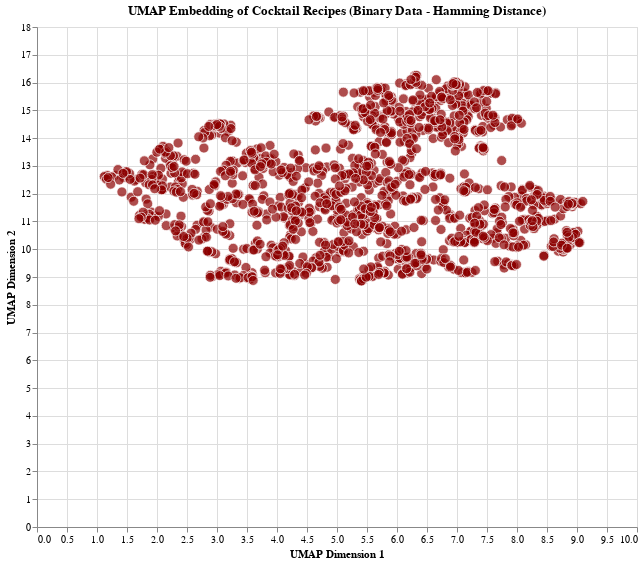

This figure's notebook cell:
### Code cell
# Create UMAP embedding for binary data using Hamming distance


# Calculate Hamming distance matrix (ideal for binary data)
distance_matrix_hamming = pairwise_distances(df_bool_collapsed.astype(int), metric='hamming')

# Create UMAP embedding using precomputed Hamming distances
reducer_bool: umap.UMAP = umap.UMAP(
    n_neighbors=15, 
    n_components=2, 
    metric='precomputed', 
    random_state=42
)
embedding_bool: np.ndarray = reducer_bool.fit_transform(distance_matrix_hamming)

# Create embedding DataFrame
embedding_bool_df: pd.DataFrame = pd.DataFrame(
    embedding_bool,
    columns=['UMAP1', 'UMAP2'],
    index=df_bool_collapsed.index
)
embedding_bool_df['name'] = embedding_bool_df.index

# Add ingredient list for each cocktail
def get_boolean_recipe_string(cocktail_name: str) -> str:
    """Get the ingredients as a formatted string for a given cocktail."""
    recipe = df_bool_collapsed.loc[cocktail_name, :]
    ingredients = recipe[recipe == True]
    
    if len(ingredients) == 0:
        return "No ingredients found"
    
    # Format ingredients
    ingredient_names = []
    for ingredient in ingredients.index:
        # Handle multi-level column names if they exist
        if isinstance(ingredient, tuple):
            ingredient_name = ' - '.join(str(part) for part in ingredient)
        else:
            ingredient_name = str(ingredient)
        ingredient_names.append(ingredient_name)
    
    return " | ".join(ingredient_names)

# Add ingredient strings to the embedding dataframe
embedding_bool_df['ingredients'] = embedding_bool_df['name'].apply(get_boolean_recipe_string)

# Create the Altair chart for boolean data
chart_bool: alt.Chart = alt.Chart(embedding_bool_df.reset_index()).mark_circle(
    size=100, 
    opacity=0.7
).encode(
    x=alt.X('UMAP1:Q', title='UMAP Dimension 1'),
    y=alt.Y('UMAP2:Q', title='UMAP Dimension 2'),
    tooltip=['name:N', 'ingredients:N'],
    color=alt.value('darkred'),
    stroke=alt.value('white'),
    strokeWidth=alt.value(1)
).properties(
    width=600,
    height=500,
    title='UMAP Embedding of Cocktail Recipes (Binary Data - Hamming Distance)'
).interactive()

chart_bool.show()

### Figure 1 — Vega-Lite specification as saved in the notebook (floating-point values rounded to 4 significant figures; data arrays with more than 128 entries replaced by an {"elided": "..."} marker saying what was removed)
{"config": {"view": {"continuousWidth": 300, "continuousHeight": 300}}, "data": {"name": "data-1af8560c4d49187e5f6f6af10b5e6cec"}, "mark": {"type": "circle", "opacity": 0.7, "size": 100}, "encoding": {"color": {"value": "darkred"}, "stroke": {"value": "white"}, "strokeWidth": {"value": 1}, "tooltip": [{"field": "name", "type": "nominal"}, {"field": "ingredients", "type": "nominal"}], "x": {"field": "UMAP1", "title": "UMAP Dimension 1", "type": "quantitative"}, "y": {"field": "UMAP2", "title": "UMAP Dimension 2", "type": "quantitative"}}, "height": 500, "params": [{"name": "param_3", "select": {"type": "interval", "encodings": ["x", "y"]}, "bind": "scales"}], "title": "UMAP Embedding of Cocktail Recipes (Binary Data - Hamming Distance)", "width": 600, "$schema": "https://vega.github.io/schema/vega-lite/v5.20.1.json", "datasets": {"data-1af8560c4d49187e5f6f6af10b5e6cec": {"elided": "1514 records"}}}
